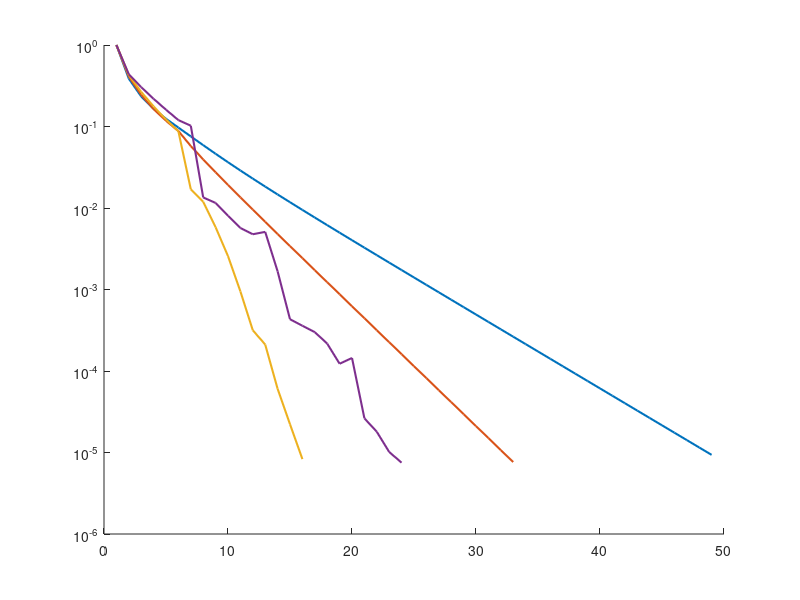

This figure's MATLAB source: (Note: this script raises an error after producing the figure.)
%% System Definition from Lab 04
A = [-2, 1, 0, 0, 0, 0; 
      1,-2, 1, 0, 0, 0; 
      0, 1,-2, 1, 0, 0; 
      0, 0, 1,-2, 1, 0; 
      0, 0, 0, 1,-2, 1; 
      0, 0, 0, 0, 1,-2]; % 

b = [-2.017; -0.01; -0.01; -0.01; -0.01; -3.01];
tol = 1e-5;
v0 = zeros(6, 1); 
n = length(b);

%% 1. Gauss-Seidel: First Three Iterations 
fprintf('--- Gauss-Seidel: First Three Iterations ---\n');
fprintf('%-5s | %-45s | %-10s\n', 'Iter', 'Vector V', 'Rel. Error');
fprintf('--------------------------------------------------------------------------\n');

V = v0;
gs_errors = [];
for k = 1:3
    V_old = V;
    for i = 1:n
        sum_val = b(i) - A(i, 1:i-1)*V(1:i-1) - A(i, i+1:n)*V_old(i+1:n);
        V(i) = sum_val / A(i,i);
    end
    rel_error = norm(V - V_old) / norm(V);
    gs_errors(k) = rel_error;
    fprintf('%-5d | [%.4f, %.4f, %.4f, %.4f, %.4f, %.4f] | %.6f\n', ...
            k, V(1), V(2), V(3), V(4), V(5), V(6), rel_error);
end

%% 2. Run All Solvers for Summary and Plotting
omegas = [1.0, 1.2, 1.4, 1.6]; 
results = zeros(length(omegas), 1);
figure; hold on;

for idx = 1:length(omegas)
    w = omegas(idx);
    V = v0;
    errors = [];
    for k = 1:500
        V_old = V;
        for i = 1:n
            sum_val = b(i) - A(i, 1:i-1)*V(1:i-1) - A(i, i+1:n)*V_old(i+1:n);
            V(i) = (1 - w) * V_old(i) + (w / A(i,i)) * sum_val;
        end
        rel_error = norm(V - V_old) / norm(V);
        errors = [errors, rel_error];
        if rel_error <= tol, break; end
    end
    results(idx) = k;
    
    % Plotting logic
    label = sprintf('\\omega = %.1f', w);
    if w == 1.0, label = 'Gauss-Seidel'; end
    semilogy(errors, 'LineWidth', 1.5, 'DisplayName', label);
end

%% 3. Print Summary Table 
fprintf('\n--- Total Iterations to Converge ---\n');
SummaryTable = table(omegas', results, 'VariableNames', {'Omega_Value', 'Iterations'});
disp(SummaryTable);

%% 4. Format Plot
grid on;
xlabel('Iteration Number');
ylabel('Relative Error (||V_{k+1}-V_k|| / ||V_{k+1}||)');
title('Convergence of Gauss-Seidel vs SOR');
legend('show');
yline(tol, '--r', 'Convergence Criterion (10^{-5})');
